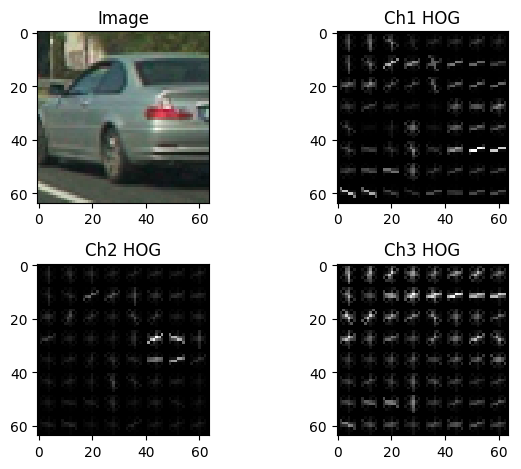
#> input picture output_images/image0227-vis-HOG.png, 521 x 469 px; its folder holds only this picture in this run
$ python vis_image_features.py output_images/image0227-vis-HOG.png   (older library calls are emulated)
#> lines starting #> are read from the running program, lines starting #| are printed output that depends on the picture
### vehicles.py
from collections import namedtuple
from collections import deque
import glob
import pickle
import numpy as np
import cv2
import matplotlib.image as mpimg
import matplotlib.pyplot as plt
from skimage.feature import hog
import sklearn.preprocessing
from sklearn import svm
from sklearn.preprocessing import StandardScaler
from sklearn.model_selection import train_test_split
from sklearn.model_selection import GridSearchCV
from sklearn.metrics import accuracy_score
from sklearn.metrics import precision_score
from sklearn.metrics import recall_score
from sklearn.metrics import classification_report


ColorSpatialParams = namedtuple('ColorSpatialParams', [
    'color_space',
    'image_size'
])

# hue/saturation histograms
ColorHistParams = namedtuple('ColorHistParams', [
    'color_space',
    'bins_ch1',
    'range_ch1',
    'bins_ch2',
    'range_ch2',
    'bins_ch3',
    'range_ch3'
])

# configuration of HOG descriptor features
HogFeatureParams = namedtuple('HogFeatureParams', [
    'color_space',
    'cell_size',
    'block_size',
    'num_orient'
])

class VehicleFeatureExtractor:
    '''
    image-based feature extractor for vehicle recognition
    '''
    def __init__(self, spatial_params=None, hist_params=None, hog_params=None):
        '''
        spatial_params: instance of ColorSpatialParams (None --> no spatial features)
        hist_params: instance of ColorHistParams (None --> no histogram features)
        hog_params: instance of HogFeatureParams (None --> no HOG features)
        '''
        self._spatial_params = spatial_params
        self._hist_params = hist_params
        self._hog_params = hog_params
        self._src_rgb = None
        self._spatial_img = None
        self._hist_img = None
        self._hog_ftrs = None
        self._hog_imgs = None

    def set_full_image(self, rgb, visualise=False):
        '''
        Prepare extractor for multiple tile feature extractions over an image.

          extractor.set_full_image(image)
          for tile in image:
            features = extractor.extract_tile_features(tile)

        '''
        self._src_rgb = rgb
        self._spatial_img = None
        self._hist_img = None
        self._hog_ftrs = None
        self._hog_imgs = None

        if self._spatial_params:
            self._spatial_img = self._convert_image(rgb, self._spatial_params.color_space)

        if self._hist_params:
            self._hist_img = self._convert_image(rgb, self._hist_params.color_space)

        if self._hog_params:
            self._hog_ftrs, self._hog_imgs = self._compute_hog_array(rgb, visualise)

    def extract_tile_features(self, tile_corner, vis_hog=None, vis_spatial=None, vis_hist=None):
        '''
        Extract features for a single image tile.

          extractor.set_full_image(image)
          for tile in image:
            features = extractor.extract_tile_features(tile)

        '''
        features = []
        vis_imgs = []

        if self._spatial_params:
            features.append(self._bin_spatial(tile_corner, vis_spatial))

        if self._hist_params:
            features.append(self._color_histogram(tile_corner, vis_hist))

        if self._hog_params:
            features.append(self._hog_features(tile_corner, vis_hog))

        return np.concatenate(features)

    def extract_image_features(self, rgb, vis_hog=None, vis_spatial=None, vis_hist=None):
        '''
        Extract features for an entire image.

        If you need to extract features for multiple tiles within an image,
        call set_full_image() once (with the full image) and then call
        extract_tile_features() once for each tile (much better performance).
        '''
        src_img = rgb

        # resize to 64x64 if necessary
        if rgb.shape != (64,64,3):
            interp = cv2.INTER_AREA if rgb.shape[0] > 64 else cv2.INTER_LINEAR
            src_img = cv2.resize(rgb, (64,64), interpolation=interp)

        self.set_full_image(src_img, vis_hog != None)
        return self.extract_tile_features((0,0), vis_hog, vis_spatial, vis_hist)

    def _bin_spatial(self, tile_corner, vis_spatial=None):
        ''' compute binned spatial feature vector '''
        # sub-sample cached spatial image
        L,T = tile_corner[0], tile_corner[1]
        R,B = L+64, T+64
        tile = self._spatial_img[T:B,L:R]
        # resize to desired size, bin each channel separately
        size = self._spatial_params.image_size
        interp = cv2.INTER_AREA if size < 64 else cv2.INTER_LINEAR
        binned = cv2.resize(tile, (size,size), interpolation=interp)
        if vis_spatial:
            # user-requested visualization:
            #  - 2x2 plot
            #  - original tile/image
            #  - binned color map for each channel (3)
            fig, axes = plt.subplots(2,2)
            axes[0][0].imshow(self._src_rgb[T:B,L:R])
            axes[0][0].set_title('Image')
            axes[0][1].imshow(binned[:,:,0], cmap='gray')
            axes[0][1].set_title('Ch1 Spatial')
            axes[1][0].imshow(binned[:,:,1], cmap='gray')
            axes[1][0].set_title('Ch2 Spatial')
            axes[1][1].imshow(binned[:,:,2], cmap='gray')
            axes[1][1].set_title('Ch3 Spatial')
            fig.tight_layout()
            vis_spatial(fig)
        return binned.ravel()

    def _color_histogram(self, tile_corner, vis_hist=None):
        ''' compute color histogram feature vector '''
        # sub-sample cached histogram image
        L,T = tile_corner[0], tile_corner[1]
        R,B = L+64, T+64
        tile = self._hist_img[T:B,L:R]
        # compute separate histograms for each channel
        hp = self._hist_params
        bins1, range1 = hp.bins_ch1, hp.range_ch1
        bins2, range2 = hp.bins_ch2, hp.range_ch2
        bins3, range3 = hp.bins_ch3, hp.range_ch3
        hist_ch1 = np.histogram(tile[:,:,0], bins=bins1, range=range1)
        hist_ch2 = np.histogram(tile[:,:,1], bins=bins2, range=range2)
        hist_ch3 = np.histogram(tile[:,:,2], bins=bins3, range=range3)
        if vis_hist:
            # user-requested visualization:
            #  - 2x2 plot
            #  - original tile/image
            #  - histogram for each channel (3)
            fig, axes = plt.subplots(2,2)
            axes[0][0].imshow(self._src_rgb[T:B,L:R])
            axes[0][0].set_title('Image')
            bin_edges = hist_ch1[1]
            bin_centers = (bin_edges[0:-1] + bin_edges[1:]) / 2
            axes[0][1].bar(bin_centers, hist_ch1[0])
            axes[0][1].set_xlim(range1[0], range1[1]+1)
            axes[0][1].set_title('Ch1 Histogram')
            bin_edges = hist_ch2[1]
            bin_centers = (bin_edges[0:-1] + bin_edges[1:]) / 2
            axes[1][0].bar(bin_centers, hist_ch2[0])
            axes[1][0].set_xlim(range2[0], range2[1]+1)
            axes[1][0].set_title('Ch2 Histogram')
            bin_edges = hist_ch3[1]
            bin_centers = (bin_edges[0:-1] + bin_edges[1:]) / 2
            axes[1][1].bar(bin_centers, hist_ch3[0])
            axes[1][1].set_xlim(range3[0], range3[1]+1)
            axes[1][1].set_title('Ch3 Histogram')
            fig.tight_layout()
            vis_hist(fig)
        # concatenate histograms into a single feature vector
        return np.concatenate((hist_ch1[0], hist_ch2[0], hist_ch3[0]))

    def _hog_features(self, tile_corner, vis_hog=None):
        ''' compute HOG descriptor feature vector '''
        if vis_hog:
            # user-requested visualization
            L,T = tile_corner[0], tile_corner[1]
            R,B = L+64, T+64
            if len(self._hog_ftrs) == 1:
                # HOG features on grayscale image
                # 1x2 plot: original tile & single-channel HOG visualization image
                fig, axes = plt.subplots(2,2)
                axes[0][0].imshow(self._src_rgb[T:B,L:R])
                axes[0][0].set_title('Image')
                axes[0][1].imshow(self._hog_imgs[0][T:B,L:R], cmap='gray')
                axes[0][1].set_title('HOG')
                fig.tight_layout()
                vis_hog(fig)
            else:
                # HOG features on color image
                # 2x2 plot: original tile & HOG visualization image for each channel
                fig, axes = plt.subplots(2,2)
                axes[0][0].imshow(self._src_rgb[T:B,L:R])
                axes[0][0].set_title('Image')
                axes[0][1].imshow(self._hog_imgs[0][T:B,L:R], cmap='gray')
                axes[0][1].set_title('Ch1 HOG')
                axes[1][0].imshow(self._hog_imgs[1][T:B,L:R], cmap='gray')
                axes[1][0].set_title('Ch2 HOG')
                axes[1][1].imshow(self._hog_imgs[2][T:B,L:R], cmap='gray')
                axes[1][1].set_title('Ch3 HOG')
                fig.tight_layout()
                vis_hog(fig)
        # sub-sample cached HOG feature map
        cell_size = self._hog_params.cell_size
        block_size = self._hog_params.block_size
        blocks_per_tile = (64 // cell_size) - block_size + 1
        L,T = (tile_corner[0] // 8), (tile_corner[1] // 8)
        R,B = L+blocks_per_tile, T+blocks_per_tile
        if len(self._hog_ftrs) == 1:
            # HOG features on grayscale image
            return self._hog_ftrs[0][T:B,L:R].ravel()
        else:
            # HOG features on color image
            hog_feat1 = self._hog_ftrs[0][T:B,L:R].ravel()
            hog_feat2 = self._hog_ftrs[1][T:B,L:R].ravel()
            hog_feat3 = self._hog_ftrs[2][T:B,L:R].ravel()
            return np.hstack((hog_feat1, hog_feat2, hog_feat3))

    def _compute_hog_channel(self, img, num_orient, cell_size, block_size, visualise=False):
        ''' extract HOG descriptor map for a single-channel image '''
        return hog(
            img,
            orientations=num_orient,
            pixels_per_cell=(cell_size, cell_size),
            cells_per_block=(block_size, block_size),
            block_norm='L2',
            visualise=visualise,
            transform_sqrt=True,
            feature_vector=False)

    def _compute_hog_array(self, rgb, visualise=False):
        '''
        compute HOG descriptor map(s) and HOG visualization image(s) for each channel
        of the given source image
        '''
        src_img = self._convert_image(rgb, self._hog_params.color_space)
        num_orient = self._hog_params.num_orient
        cell_size = self._hog_params.cell_size
        block_size = self._hog_params.block_size
        if src_img.ndim == 2:
            # grayscale image (just 1 channel)
            hog = self._compute_hog_channel(src_img, num_orient, cell_size, block_size, visualise)
            if visualise:
                hog_ftrs, hog_imgs = (hog[0],), (hog[1],)
            else:
                hog_ftrs, hog_imgs = (hog,), None
        else:
            # color image --> compute HOG features separately for each channel
            hog1 = self._compute_hog_channel(src_img[:,:,0], num_orient, cell_size, block_size, visualise)
            hog2 = self._compute_hog_channel(src_img[:,:,1], num_orient, cell_size, block_size, visualise)
            hog3 = self._compute_hog_channel(src_img[:,:,2], num_orient, cell_size, block_size, visualise)
            if visualise:
                hog_ftrs, hog_imgs = (hog1[0], hog2[0], hog3[0]), (hog1[1], hog2[1], hog3[1])
            else:
                hog_ftrs, hog_imgs = (hog1, hog2, hog3), None
        return hog_ftrs, hog_imgs

    def _convert_image(self, img_rgb, color_space):
        ''' color conversion utility '''
        color_space = color_space.upper()
        if color_space == 'RGB':
            return img_rgb
        elif color_space == 'GRAY':
            return cv2.cvtColor(img_rgb, cv2.COLOR_RGB2GRAY)
        elif color_space == 'HSV':
            return cv2.cvtColor(img_rgb, cv2.COLOR_RGB2HSV)
        elif color_space == 'LUV':
            return cv2.cvtColor(img_rgb, cv2.COLOR_RGB2LUV)
        elif color_space == 'HLS':
            return cv2.cvtColor(img_rgb, cv2.COLOR_RGB2HLS)
        elif color_space == 'YUV':
            return cv2.cvtColor(img_rgb, cv2.COLOR_RGB2YUV)
        elif color_space == 'YCRCB':
            return cv2.cvtColor(img_rgb, cv2.COLOR_RGB2YCrCb)
        else:
            return None


# [179 lines left out: functions load_training_data, train_LinearSVC, optimize_LinearSVC, save_classifier, load_classifier, not called in this run]

TileScaler = namedtuple('TileScaler', [
    'scale',    # integer 2-tuple, scale ROI by scale[0]/scale[1]
    'ROI',
    'offs',
    'steps'
])


# [16 lines left out: function draw_vehicle_match, not called in this run]


class VehicleRecognizer:
    '''
    callable(image) --> list of (box,score) tuples
    '''
    # [82 lines left out: functions __init__, __call__, _make_TileScalers, _make_TileScaler, not called in this run]


class VehicleDetector:
    '''
    '''
    # [92 lines left out: functions __init__, __call__, _recognize_vehicles_in_frame, _locate_vehicles, not called in this run]


### vis_image_features.py
import numpy as np
import cv2
import matplotlib.image as mpimg
import matplotlib.pyplot as plt
import vehicles as veh
import sys
import os

# car_img = mpimg.imread('../Veh-Det-Training-Data/vehicles/GTI_Right/image0227.png')
# notcar_img = mpimg.imread('../Veh-Det-Training-Data/non-vehicles/GTI/image995.png')

# configure color spatial features
spatial_params = veh.ColorSpatialParams(color_space="YUV", image_size=16)

# configure color (hue/saturation) histogram features
hist_params = veh.ColorHistParams(
    color_space='YUV',
    bins_ch1=16, range_ch1=(0,255),
    bins_ch2=16, range_ch2=(0,255),
    bins_ch3=16, range_ch3=(0,255))
# [10 lines of commented-out code are left out]
hog_params = veh.HogFeatureParams(
    color_space='YUV',
    cell_size=8,
    block_size=2,
    num_orient=11)

# create feature extractor
ftr_extractor = veh.VehicleFeatureExtractor(spatial_params, hist_params, hog_params)

in_file_path = sys.argv[1]
print(in_file_path)
bgr = cv2.imread(in_file_path)
#> bgr is the input picture: shape (469, 521, 3); mean B, G, R 142, 143.1, 142.1
print(bgr.shape)
#| (469, 521, 3)
rgb = cv2.cvtColor(bgr, cv2.COLOR_BGR2RGB)

in_dir, fname = os.path.split(in_file_path)
file_name, file_ext = os.path.splitext(fname)

def vis_hog(fig):
    fig.savefig('./output_images/%s-vis-HOG.png' % file_name, bbox_inches='tight')

def vis_spatial(fig):
    fig.savefig('./output_images/%s-vis-spatial.png' % file_name, bbox_inches='tight')

def vis_hist(fig):
    fig.savefig('./output_images/%s-vis-histogram.png' % file_name, bbox_inches='tight')

ftrs = ftr_extractor.extract_image_features(rgb, vis_hog, vis_spatial, vis_hist)
#> in extract_image_features, `src_img = cv2.resize(rgb, (64,64), interpolation=interp)`:
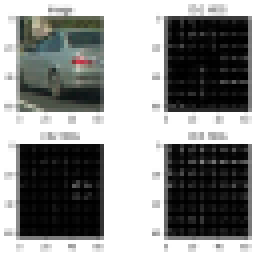
#> src_img: shape (64, 64, 3) (shown 4 times larger); mean R, G, B 142.1, 143.1, 142
#> in _convert_image, `return cv2.cvtColor(img_rgb, cv2.COLOR_RGB2YUV)`: returned value: shape (64, 64, 3); mean of channels 0, 1, 2 142.6, 127.7, 127.5
#> in vis_spatial, `fig.savefig('./output_images/%s-vis-spatial.png' % file_name, bbox_inc..`:
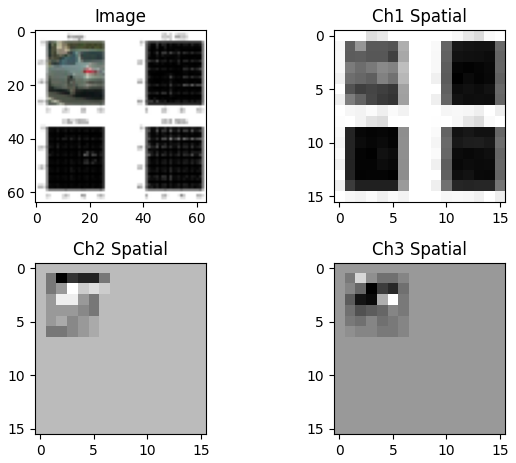
#> figure drawn by matplotlib, 4 panels
#> in _color_histogram, `bin_edges = hist_ch1[1]`: bin_edges = 17 values from 0 to 255
#> in _color_histogram, `bin_centers = (bin_edges[0:-1] + bin_edges[1:]) / 2`: bin_centers = [7.97, 23.91, 39.84, 55.78, 71.72, 87.66, 103.6, 119.5, 135.5, 151.4, 167.3, 183.3, 199.2, 215.2, 231.1, 247]
#> in vis_hist, `fig.savefig('./output_images/%s-vis-histogram.png' % file_name, bbox_i..`:
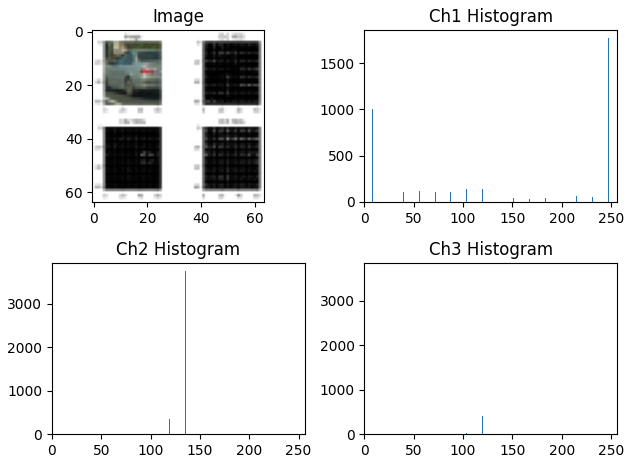
#> figure drawn by matplotlib, 4 panels; panel 2: tallest bar 1766 high, from x = 246.6 to 247.4; panel 3: tallest bar 3752 high, from x = 135.1 to 135.9; panel 4: tallest bar 3668 high, from x = 135.1 to 135.9
#> in vis_hog, `fig.savefig('./output_images/%s-vis-HOG.png' % file_name, bbox_inches=..`:
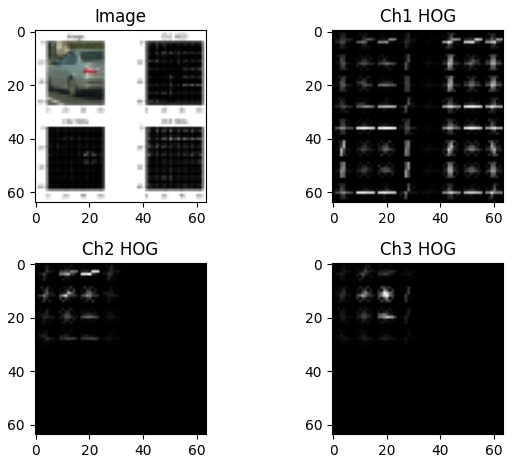
#> figure drawn by matplotlib, 4 panels
#> in _hog_features, `hog_feat1 = self._hog_ftrs[0][T:B,L:R].ravel()`: hog_feat1 = 2156 values, max 0.825 at index 154, min 0 at index 7, mean 0.0795
#> in _hog_features, `hog_feat2 = self._hog_ftrs[1][T:B,L:R].ravel()`: hog_feat2 = 2156 values, max 0.902 at index 93, min 0 at index 6, mean 0.0266
#> in _hog_features, `hog_feat3 = self._hog_ftrs[2][T:B,L:R].ravel()`: hog_feat3 = 2156 values, max 0.959 at index 154, min 0 at index 6, mean 0.0273
#> ftrs = 7284 values, max 3752 at index 792, min 0 at index 784, mean 15.71
